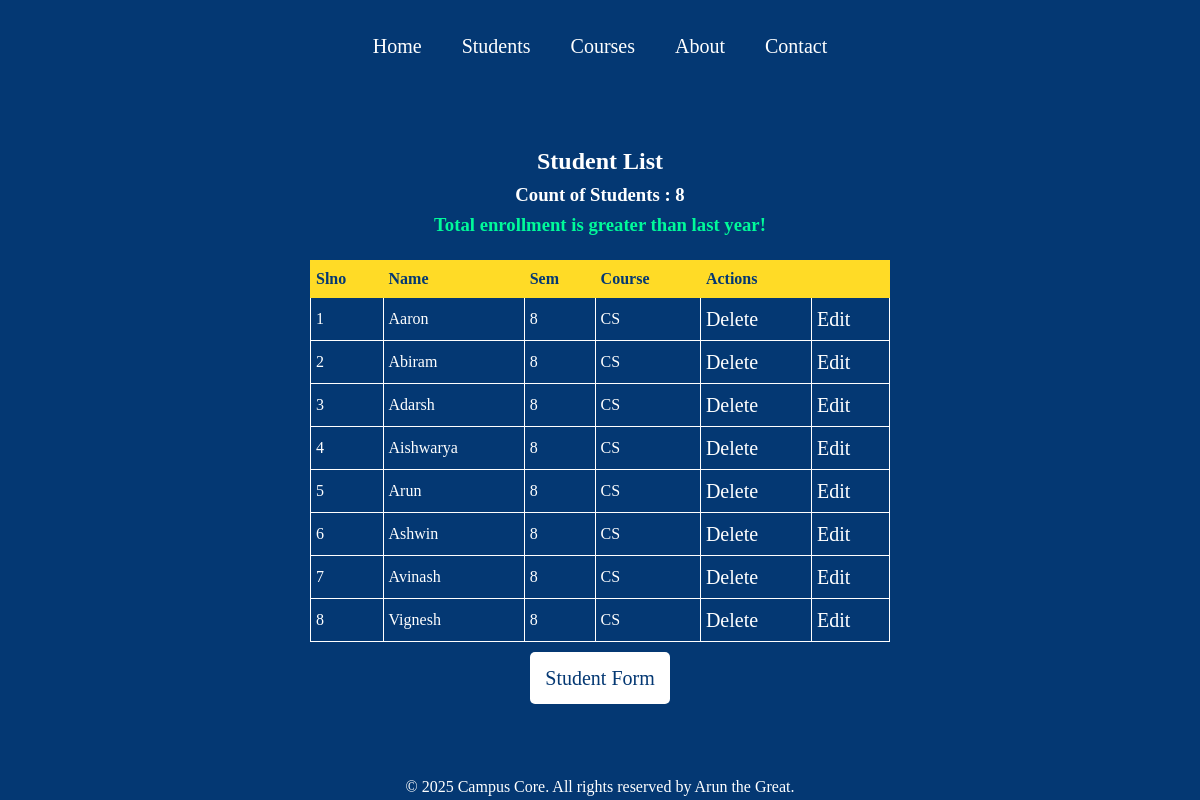
The page /students/list on the database as committed earlier.
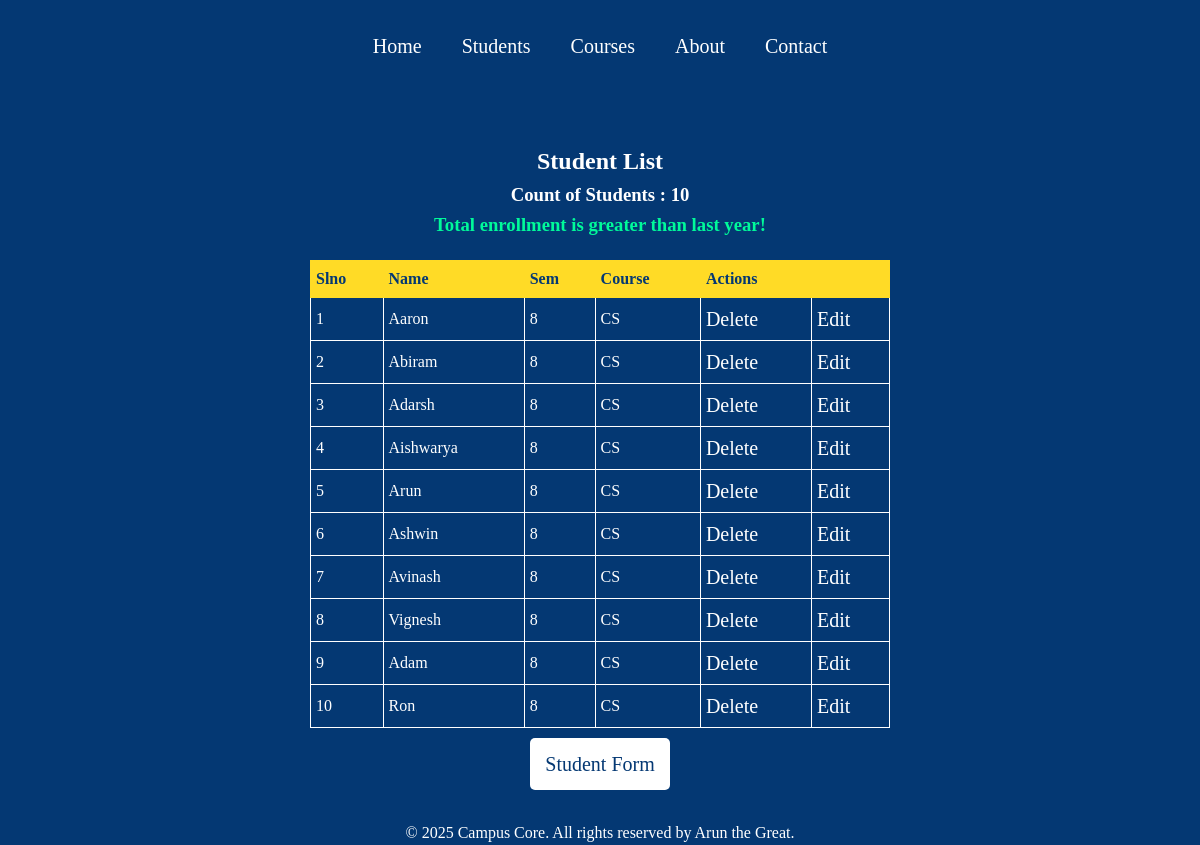
The same page on the database as committed later.
### students/models.py (models this page shows, shortened)
class Student(models.Model):
    slno=models.IntegerField(unique=True)
    name=models.CharField(max_length=40)
    sem=models.IntegerField()
    course=models.CharField(max_length=20)

### students/views.py (the view)
# urls.py: path("list", views.student_list, name='studentlist'),
def student_list(request):
    data=Student.objects.all()
    return render(request, "students/studentlist.html", {"data": data, "count":len(data)})

### templates/students/studentlist.html
{% extends 'base.html' %}
{% load static %}
{% block content %}
<div class="std_table">
    <h2>Student List</h2>
    <h3>Count of Students : {{count}}</h3>
    {% if count >= 3 %}
    <h3 style="color: mediumspringgreen;">Total enrollment is greater than last year!</h3>
    {% endif %}
    <table>
        <tr>
            <th>Slno</th>
            <th>Name</th>
            <th>Sem</th>
            <th>Course</th>
            <th colspan="2">Actions</th>
        </tr>
        {% for stud in data %}
        <tr>
            <td>{{stud.slno}}</td>
            <td>{{stud.name}}</td>
            <td>{{stud.sem}}</td>
            <td>{{stud.course}}</td>
            <td class="dltdlt"><a id="del_btn" href="/students/delete/{{stud.id}}">Delete</a></td>
            <td class="dltdlt"><a id="del_btn" href="/students/update/{{stud.id}}">Edit</a></td>
        </tr>
        {% endfor %}
    </table>
    <a class="btn" href="form">Student Form</a>
</div>
{% endblock %}

Rows that differ between the two databases and show on the page:
added Student: slno "9", name "Adam", sem "8", course "CS"
added Student: slno "10", name "Ron", sem "8", course "CS"
Other text that changed with them:
{{ count }}: "8" → "10"
